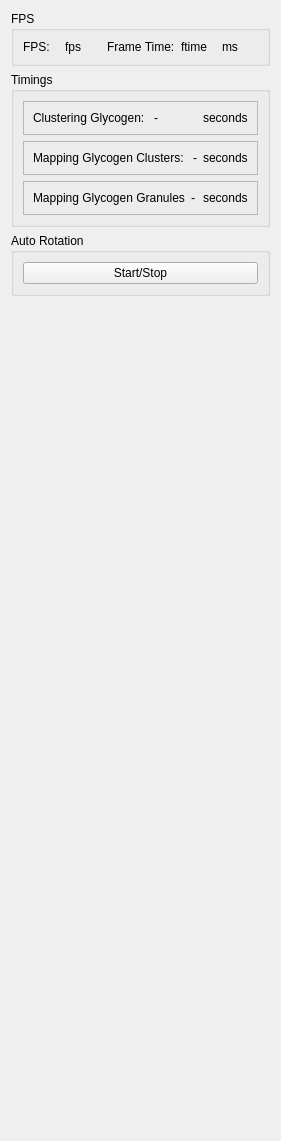
          <widget class="QWidget" name="tab_6">
           <attribute name="title">
            <string>Debugging</string>
           </attribute>
           <layout class="QVBoxLayout" name="verticalLayout">
            <item>
             <widget class="QGroupBox" name="groupBox_17">
              <property name="title">
               <string>FPS</string>
              </property>
              <layout class="QHBoxLayout" name="horizontalLayout_36">
               <item>
                <widget class="QLabel" name="label_47">
                 <property name="text">
                  <string>FPS:</string>
                 </property>
                </widget>
               </item>
               <item>
                <widget class="QLabel" name="label_45">
                 <property name="text">
                  <string>fps</string>
                 </property>
                </widget>
               </item>
               <item>
                <widget class="QLabel" name="label_46">
                 <property name="text">
                  <string>Frame Time:</string>
                 </property>
                </widget>
               </item>
               <item>
                <widget class="QLabel" name="label_48">
                 <property name="text">
                  <string>ftime</string>
                 </property>
                </widget>
               </item>
               <item>
                <widget class="QLabel" name="label_49">
                 <property name="text">
                  <string>ms</string>
                 </property>
                </widget>
               </item>
              </layout>
             </widget>
            </item>
            <item>
             <widget class="QGroupBox" name="groupBox_20">
              <property name="title">
               <string>Timings</string>
              </property>
              <layout class="QGridLayout" name="gridLayout_21">
               <item row="0" column="0">
                <widget class="QFrame" name="frame_56">
                 <property name="frameShape">
                  <enum>QFrame::StyledPanel</enum>
                 </property>
                 <property name="frameShadow">
                  <enum>QFrame::Raised</enum>
                 </property>
                 <layout class="QGridLayout" name="gridLayout_22">
                  <item row="0" column="0">
                   <widget class="QLabel" name="label_54">
                    <property name="text">
                     <string>Clustering Glycogen: </string>
                    </property>
                   </widget>
                  </item>
                  <item row="0" column="1">
                   <widget class="QLabel" name="glycogen_clustering_ms">
                    <property name="text">
                     <string>-</string>
                    </property>
                   </widget>
                  </item>
                  <item row="0" column="2">
                   <widget class="QLabel" name="label_56">
                    <property name="text">
                     <string>seconds</string>
                    </property>
                   </widget>
                  </item>
                 </layout>
                </widget>
               </item>
               <item row="1" column="0">
                <widget class="QFrame" name="frame_57">
                 <property name="frameShape">
                  <enum>QFrame::StyledPanel</enum>
                 </property>
                 <property name="frameShadow">
                  <enum>QFrame::Raised</enum>
                 </property>
                 <layout class="QHBoxLayout" name="horizontalLayout_43">
                  <item>
                   <widget class="QLabel" name="label_57">
                    <property name="text">
                     <string>Mapping Glycogen Clusters: </string>
                    </property>
                   </widget>
                  </item>
                  <item>
                   <widget class="QLabel" name="glycogen_cluster_mapping_ms">
                    <property name="text">
                     <string>-</string>
                    </property>
                   </widget>
                  </item>
                  <item>
                   <widget class="QLabel" name="label_59">
                    <property name="text">
                     <string>seconds</string>
                    </property>
                   </widget>
                  </item>
                 </layout>
                </widget>
               </item>
               <item row="2" column="0">
                <widget class="QFrame" name="frame_58">
                 <property name="frameShape">
                  <enum>QFrame::StyledPanel</enum>
                 </property>
                 <property name="frameShadow">
                  <enum>QFrame::Raised</enum>
                 </property>
                 <layout class="QHBoxLayout" name="horizontalLayout_37">
                  <item>
                   <widget class="QLabel" name="label_60">
                    <property name="text">
                     <string>Mapping Glycogen Granules</string>
                    </property>
                   </widget>
                  </item>
                  <item>
                   <widget class="QLabel" name="glycogen_granules_mapping_ms">
                    <property name="text">
                     <string>-</string>
                    </property>
                   </widget>
                  </item>
                  <item>
                   <widget class="QLabel" name="label_62">
                    <property name="text">
                     <string>seconds</string>
                    </property>
                   </widget>
                  </item>
                 </layout>
                </widget>
               </item>
              </layout>
             </widget>
            </item>
            <item>
             <widget class="QGroupBox" name="groupBox_21">
              <property name="title">
               <string>Auto Rotation</string>
              </property>
              <layout class="QGridLayout" name="gridLayout_10">
               <item row="0" column="0">
                <widget class="QPushButton" name="pushButton_13">
                 <property name="text">
                  <string>Start/Stop</string>
                 </property>
                </widget>
               </item>
              </layout>
             </widget>
            </item>
            <item>
             <spacer name="verticalSpacer_2">
              <property name="orientation">
               <enum>Qt::Vertical</enum>
              </property>
              <property name="sizeHint" stdset="0">
               <size>
                <width>20</width>
                <height>834</height>
               </size>
              </property>
             </spacer>
            </item>
           </layout>
          </widget>
